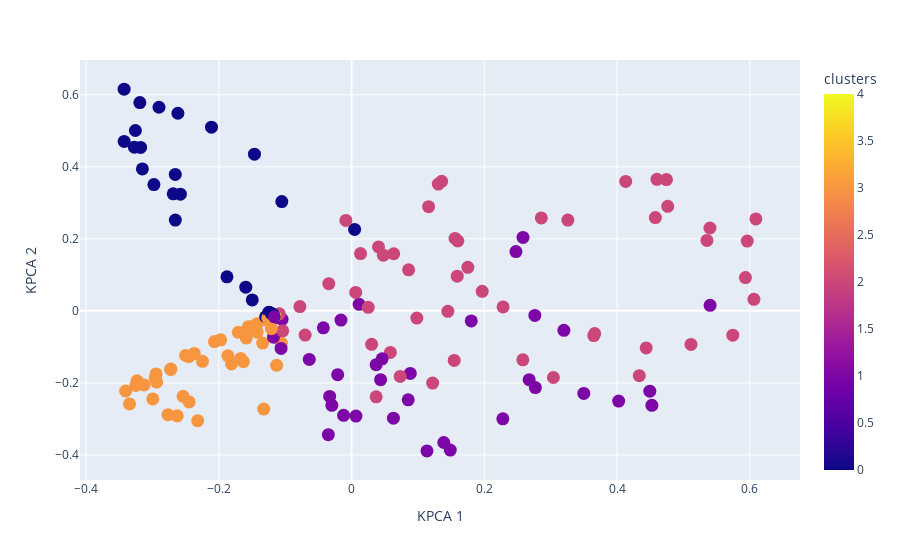

Write notebook code for a chart like this one.
### Code cell
fig = px.scatter(
    plot_df,
    x='KPCA 1',
    y='KPCA 2',
    color='clusters',
    hover_name = 'country',
    height=700
)
fig.update_traces(marker=dict(size=13))
fig.show()

### Figure 1 — Plotly figure (JSON) as saved in the notebook; plotly's stock layout.template omitted (floating-point values rounded to 4 significant figures; data arrays with more than 128 entries replaced by an {"elided": "..."} marker saying what was removed)
{"data": [{"hovertemplate": "<b>%{hovertext}</b><br><br>KPCA 1=%{x}<br>KPCA 2=%{y}<br>clusters=%{marker.color}<extra></extra>", "hovertext": {"elided": "167 str values"}, "legendgroup": "", "marker": {"color": {"elided": "167 int values"}, "coloraxis": "coloraxis", "size": 13, "symbol": "circle"}, "mode": "markers", "name": "", "orientation": "v", "showlegend": false, "type": "scatter", "x": {"elided": "167 float values"}, "xaxis": "x", "y": {"elided": "167 float values"}, "yaxis": "y"}], "layout": {"autosize": true, "coloraxis": {"colorbar": {"title": {"text": "clusters"}}, "colorscale": [[0, "#0d0887"], [0.1111, "#46039f"], [0.2222, "#7201a8"], [0.3333, "#9c179e"], [0.4444, "#bd3786"], [0.5556, "#d8576b"], [0.6667, "#ed7953"], [0.7778, "#fb9f3a"], [0.8889, "#fdca26"], [1, "#f0f921"]]}, "legend": {"tracegroupgap": 0}, "margin": {"t": 60}, "xaxis": {"anchor": "y", "autorange": true, "domain": [0, 1], "range": [-0.4062, 0.6727], "title": {"text": "KPCA 1"}, "type": "linear"}, "yaxis": {"anchor": "x", "autorange": true, "domain": [0, 1], "range": [-0.4633, 0.6902], "title": {"text": "KPCA 2"}, "type": "linear"}}}
